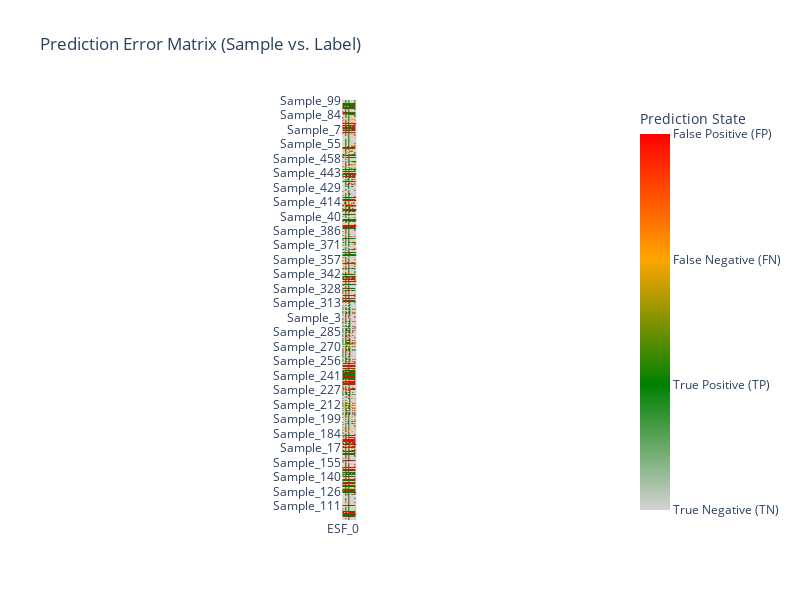
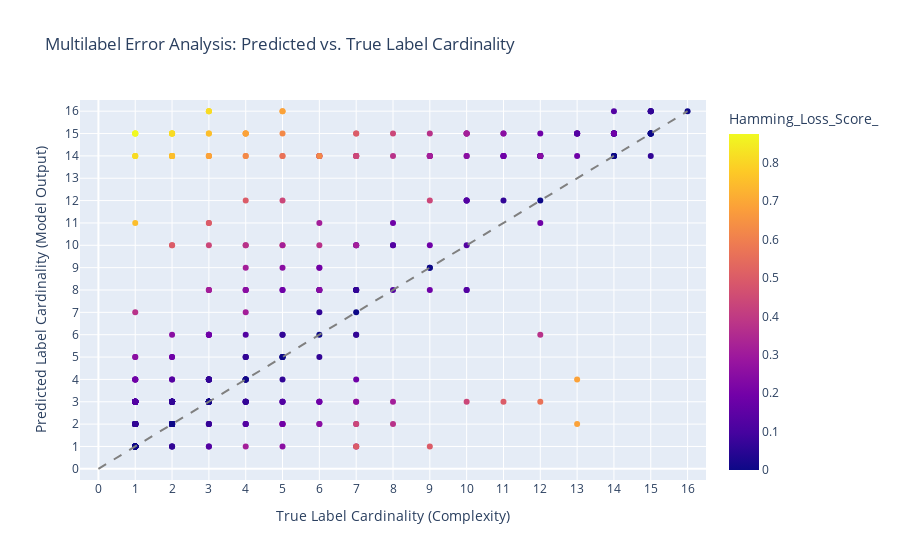

The cell these charts' notebook holds for them, in order:
### Code cell
study_ccxgb2_best_params = study_ccxgb2.best_params

study_ccxgb2_best_params_xgb = {
    'n_estimators': study_ccxgb2_best_params['n_estimators'],
    'max_depth': study_ccxgb2_best_params['max_depth'],
    'learning_rate': study_ccxgb2_best_params['learning_rate'],
    'subsample': study_ccxgb2_best_params['subsample'],
    'colsample_bytree' : study_ccxgb2_best_params['colsample_bytree'],
    'scale_pos_weight': study_ccxgb2_best_params['scale_pos_weight'],
    'base_score': 0.5,
    'random_state': random_state,
    'verbosity': 0,
    'use_label_encoder': False,
    'eval_metric': 'logloss',
    'use_label_encoder': False
}

study_ccxgb2_bbase_xgb = XGBClassifier(**study_ccxgb2_best_params_xgb)
study_ccxgb2_tuned = ClassifierChain(
    classifier = study_ccxgb2_bbase_xgb,
    require_dense = [True, True],
    order=list(range(0,16)),
)

study_ccxgb2_tuned.fit(X_train_transformed, y_train_transformed)

y_pred_training_cc2 = study_ccxgb2_tuned.predict(X_train_transformed)

display_results(y_train_transformed, y_pred_training_cc2.toarray())

display_error_heatmap(y_train_transformed, y_pred_training_cc2.toarray())

display_label_cardinality_error(y_train_transformed, y_pred_training_cc2.toarray())

### Figure 1 — Plotly figure (JSON) as saved in the notebook; plotly's stock layout.template omitted (floating-point values rounded to 4 significant figures; data arrays with more than 128 entries replaced by an {"elided": "..."} marker saying what was removed)
{"data": [{"coloraxis": "coloraxis", "hovertemplate": "x: %{x}<br>y: %{y}<br>color: %{z}<extra></extra>", "name": "0", "type": "heatmap", "x": ["ESF_0", "ESF_1", "ESF_2", "ESF_3", "ESF_4", "ESF_5", "ESF_6", "ESF_7", "ESF_8", "ESF_9", "ESF_10", "ESF_11", "ESF_12", "ESF_13", "ESF_14", "ESF_15"], "xaxis": "x", "y": {"elided": "464 str values"}, "yaxis": "y", "z": {"elided": "464x16 int values"}}], "layout": {"autosize": false, "coloraxis": {"colorbar": {"ticktext": ["True Negative (TN)", "True Positive (TP)", "False Negative (FN)", "False Positive (FP)"], "tickvals": [0, 1, 2, 3], "title": {"text": "Prediction State"}}, "colorscale": [[0, "lightgray"], [0.3333, "green"], [0.6667, "orange"], [1, "red"]]}, "height": 600, "title": {"text": "Prediction Error Matrix (Sample vs. Label)"}, "width": 800, "xaxis": {"anchor": "y", "constrain": "domain", "domain": [0, 1], "scaleanchor": "y"}, "yaxis": {"anchor": "x", "autorange": "reversed", "categoryorder": "category descending", "constrain": "domain", "domain": [0, 1]}}}

### Figure 2 — Plotly figure (JSON) as saved in the notebook; plotly's stock layout.template omitted (floating-point values rounded to 4 significant figures; data arrays with more than 128 entries replaced by an {"elided": "..."} marker saying what was removed)
{"data": [{"customdata": {"elided": "464x2 mixed values"}, "hovertemplate": "True_Cardinality=%{x}<br>Predicted_Cardinality=%{y}<br>Sample_ID=%{customdata[0]}<br>Total_Errors=%{customdata[1]}<br>Hamming_Loss_Score_=%{marker.color}<extra></extra>", "legendgroup": "", "marker": {"color": {"elided": "464 float values"}, "coloraxis": "coloraxis", "symbol": "circle"}, "mode": "markers", "name": "", "orientation": "v", "showlegend": false, "type": "scatter", "x": {"elided": "464 int values"}, "xaxis": "x", "y": {"elided": "464 float values"}, "yaxis": "y"}], "layout": {"coloraxis": {"colorbar": {"title": {"text": "Hamming_Loss_Score_"}}, "colorscale": [[0, "#0d0887"], [0.1111, "#46039f"], [0.2222, "#7201a8"], [0.3333, "#9c179e"], [0.4444, "#bd3786"], [0.5556, "#d8576b"], [0.6667, "#ed7953"], [0.7778, "#fb9f3a"], [0.8889, "#fdca26"], [1, "#f0f921"]]}, "legend": {"tracegroupgap": 0}, "shapes": [{"line": {"color": "gray", "dash": "dash"}, "type": "line", "x0": 0, "x1": 16, "y0": 0, "y1": 16}], "title": {"text": "Multilabel Error Analysis: Predicted vs. True Label Cardinality"}, "xaxis": {"anchor": "y", "domain": [0, 1], "range": [-0.5, 16.5], "tickvals": [0, 1, 2, 3, 4, 5, 6, 7, 8, 9, 10, 11, 12, 13, 14, 15, 16], "title": {"text": "True Label Cardinality (Complexity)"}}, "yaxis": {"anchor": "x", "domain": [0, 1], "range": [-0.5, 16.5], "tickvals": [0, 1, 2, 3, 4, 5, 6, 7, 8, 9, 10, 11, 12, 13, 14, 15, 16], "title": {"text": "Predicted Label Cardinality (Model Output)"}}}}
